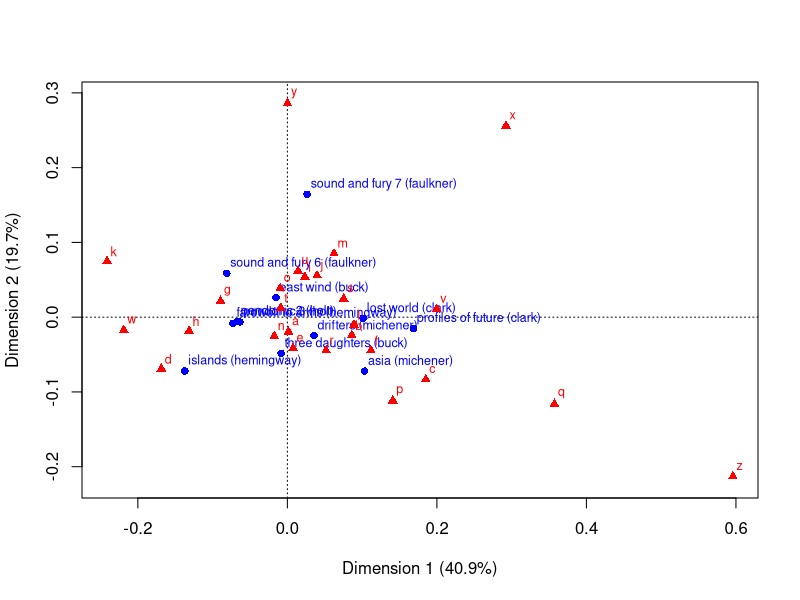
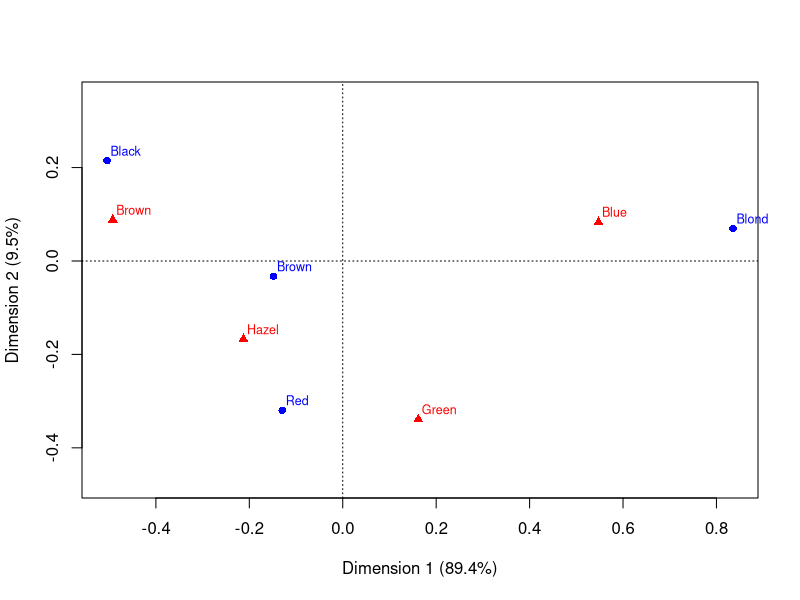
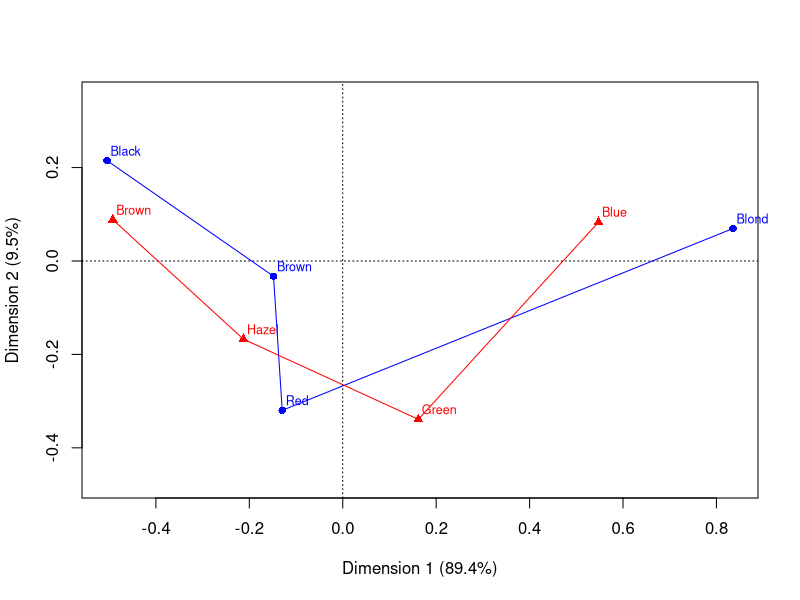
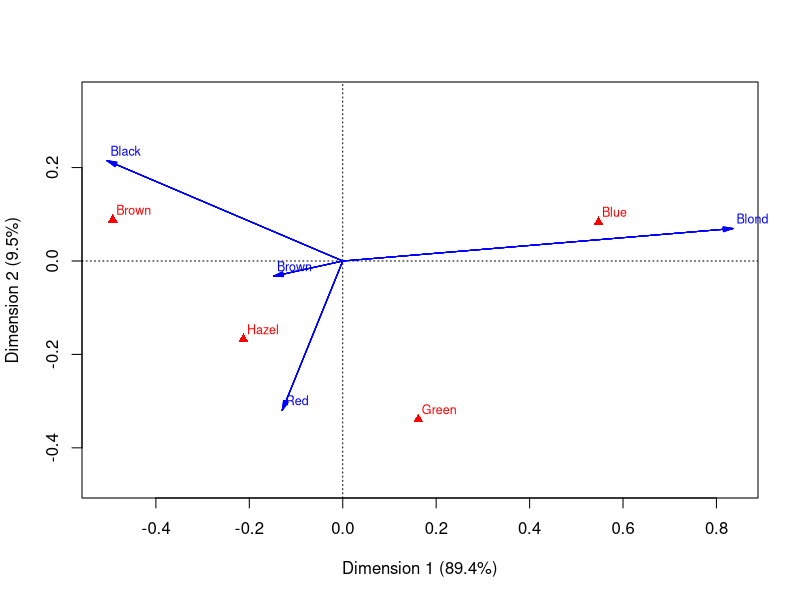

Write R code to recreate these figures, in order.
#
# R in action (2 ed.)
#

#
# Correspondence Analysis
# https://cran.r-project.org/web/packages/ca/ca.pdf

library(ca)

data("author")

ca(author)
plot(ca(author))

# table method
haireye <- margin.table(HairEyeColor, 1:2)
haireye.ca <- ca(haireye)
haireye.ca
plot(haireye.ca)

# some plot options
plot(haireye.ca, lines=TRUE)
plot(haireye.ca, arrows=c(TRUE, FALSE))
